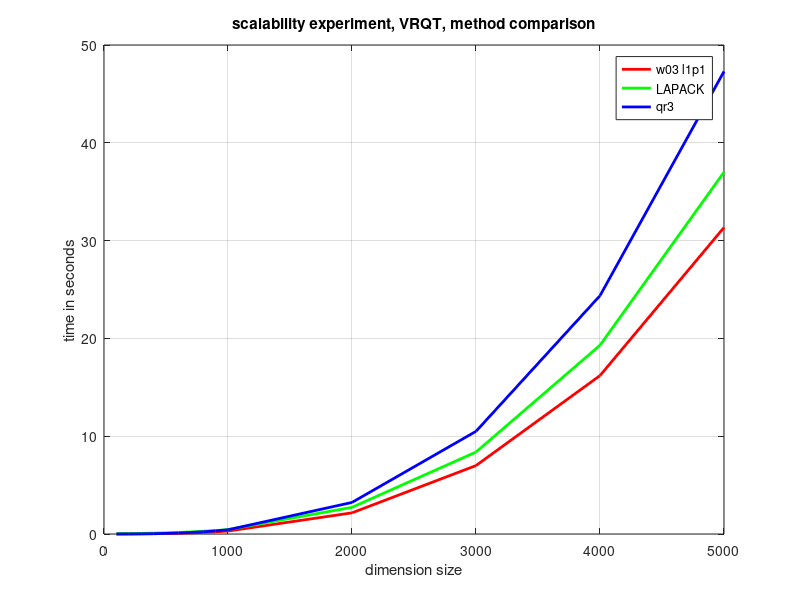
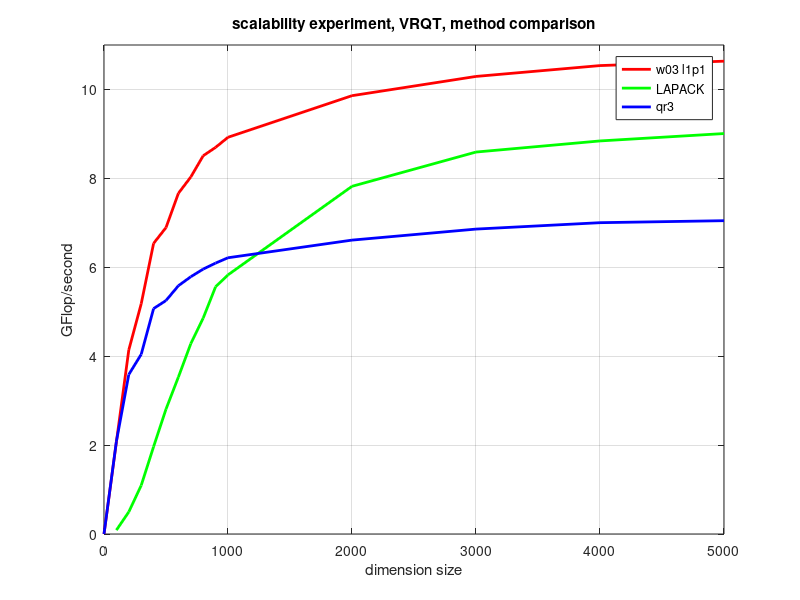

Reproduce these figures in MATLAB, in order.
   clear
   close all
   X = load('test_timing_w03_l1p1_mn__square__1thread.dat');
   Y = load('test_timing_lapack__square__1thread.dat');
   Z = load('test_timing_w03_qr3__square__1thread.dat');
   ax = axes;
   plot( X(:,1),X(:,6) , 'r', 'LineWidth', 2); hold on;
   plot( X(:,1),Y(:,4) , 'g', 'LineWidth', 2); hold on;
   plot( X(:,1),Z(:,3) , 'b', 'LineWidth', 2);
   grid on
   axis([0 5000 0 50])

   legend
   legend('w03 l1p1','LAPACK','qr3')
   title('scalability experiment, VRQT, method comparison')
   xlabel('dimension size')
   ylabel('time in seconds')

   figure
   ax = axes;
   plot( [0;X(:,1)],[0;X(:,7)] , 'r', 'LineWidth', 2); hold on; 
   plot( X(:,1),Y(:,5) , 'g', 'LineWidth', 2); hold on;
   plot( [0;X(:,1)],[0;Z(:,4)] , 'b', 'LineWidth', 2); 
   grid on
   axis([0 5000 0 11])

   legend
   legend('w03 l1p1','LAPACK','qr3')   
   title('scalability experiment, VRQT, method comparison')
   xlabel('dimension size')
   ylabel('GFlop/second')

